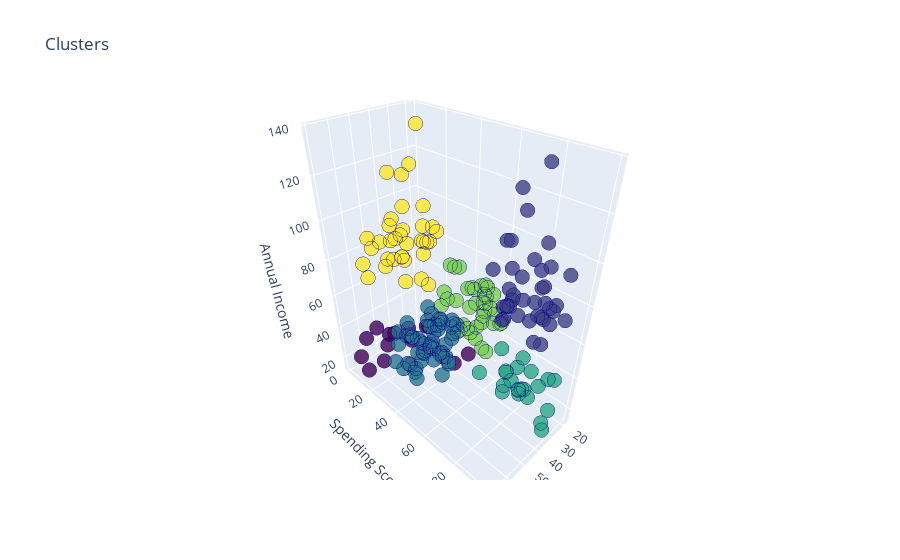

The code cell stored with this chart in its notebook:
### Markdown cell above
# 3D Plot

### Code cell
kmeans = (KMeans(n_clusters = 6 ,init='k-means++' ,max_iter=300,  random_state= 42  , algorithm='elkan') )
kmeans.fit(X4)
labels = kmeans.labels_
centroids = kmeans.cluster_centers_

df['label'] = labels

# Define trace for Scatter3d plot
trace1 = go.Scatter3d(
    x=df['Age'],
    y=df['Spending Score (1-100)'],
    z=df['Annual Income (k$)'],
    mode='markers',
    marker=dict(
        color=df['label'],  
        colorscale='Viridis', 
        size=5,
        line=dict(
            color='darkblue', 
            width=1.5
        ),
        opacity=0.8
    )
)

data = [trace1]


# Layout configuration
layout = go.Layout(
    title='Clusters',
    scene=dict(
        xaxis=dict(title='Age'),
        yaxis=dict(title='Spending Score'),
        zaxis=dict(title='Annual Income'),
    )
)

# Create figure and plot
fig = go.Figure(data=data, layout=layout)
py.offline.iplot(fig)

### Figure 1 — Plotly figure (JSON) as saved in the notebook; plotly's stock layout.template omitted (floating-point values rounded to 4 significant figures; data arrays with more than 128 entries replaced by an {"elided": "..."} marker saying what was removed)
{"data": [{"marker": {"color": {"elided": "200 int values"}, "colorscale": [[0.0, "#440154"], [0.1111, "#482878"], [0.2222, "#3e4989"], [0.3333, "#31688e"], [0.4444, "#26828e"], [0.5556, "#1f9e89"], [0.6667, "#35b779"], [0.7778, "#6ece58"], [0.8889, "#b5de2b"], [1.0, "#fde725"]], "line": {"color": "darkblue", "width": 1.5}, "opacity": 0.8, "size": 5}, "mode": "markers", "type": "scatter3d", "x": {"elided": "200 int values"}, "y": {"elided": "200 int values"}, "z": {"elided": "200 int values"}}], "layout": {"scene": {"xaxis": {"title": {"text": "Age"}}, "yaxis": {"title": {"text": "Spending Score"}}, "zaxis": {"title": {"text": "Annual Income"}}}, "title": {"text": "Clusters"}}}
